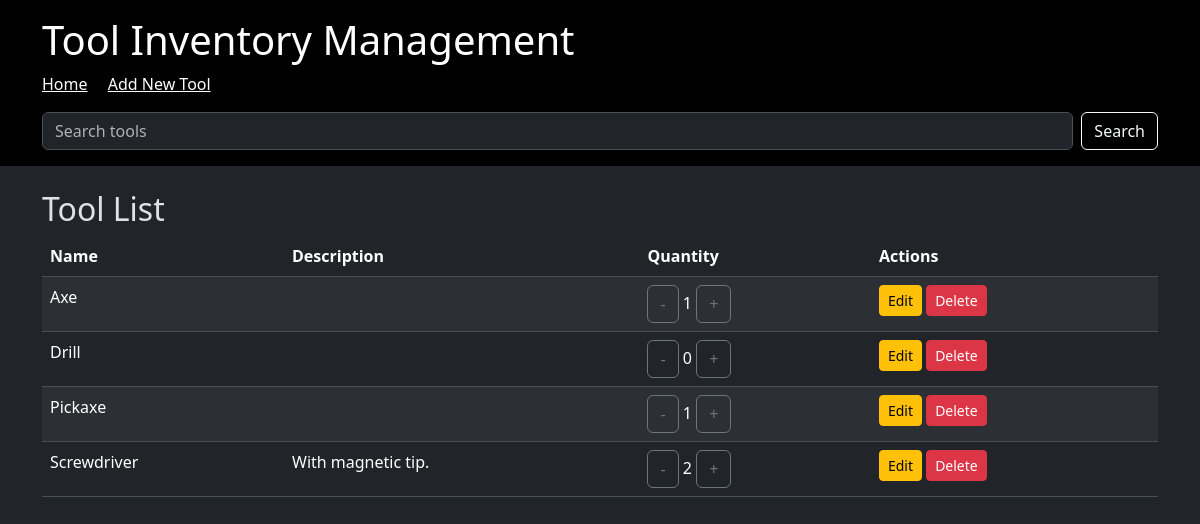
Before: / with the older database file.
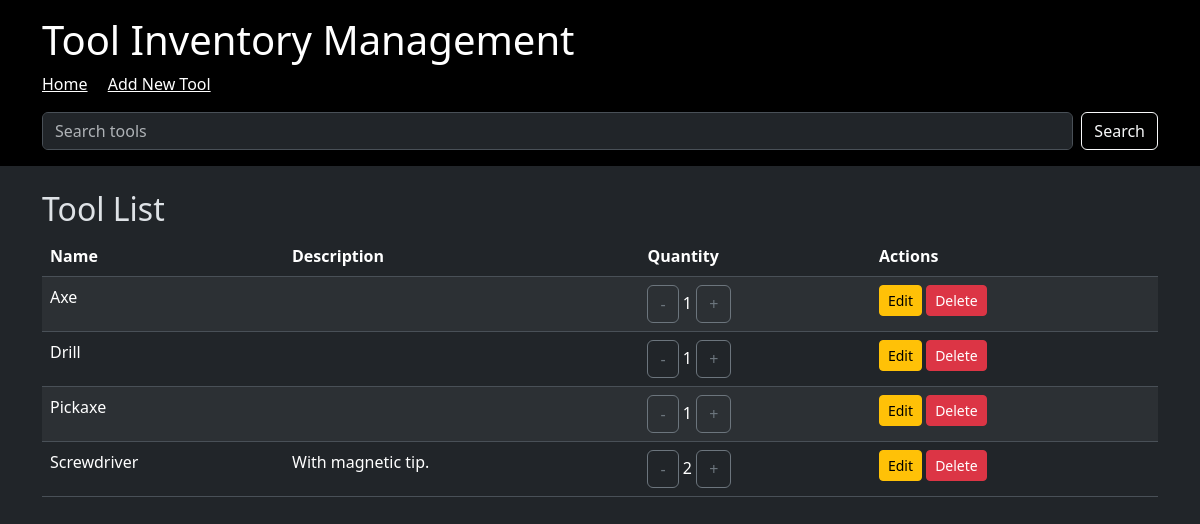
After: the same page with the newer database file.
### src/tool_inventory/models.py (models this page shows)
class Tool(SQLModel, table=True):
    id: UUID = Field(default_factory=uuid4, primary_key=True)
    name: str = Field(index=True, nullable=False, min_length=1)
    quantity: int = Field(default=0, ge=0)
    description: str = ""
    image: str = ""

### src/tool_inventory/routers/webapp.py (the view)
@router.get("/")
async def web_read_tools(
    request: Request,
) -> HTMLResponse:
    with Session(engine) as session:
        db = Database(session)
        tools = db.get_tools()
        return templates.TemplateResponse(
            "index.html",
            {"request": request, "tools": tools},
        )

### src/tool_inventory/templates/index.html (shortened to what this page needs)
{% extends "base.html" %}
{% block content %}
    <h2>Tool List</h2>
    <table class="table table-striped">
        <thead>
            <tr>
                <th>Name</th>
                <th>Description</th>
                <th>Quantity</th>
                <th>Actions</th>
            </tr>
        </thead>
        <tbody>
            {% for tool in tools %}
                <tr id="tool-{{ tool.id }}">
                    <td>{{ tool.name }}</td>
                    <td>{{ tool.description }}</td>
                    <td>
                        <form action="{{ url_for('web_update_quantity', tool_id=tool.id) }}" method="post" target="quantity-iframe-{{ tool.id }}" style="display:inline;">
                            <button type="submit" name="action" value="decrement" class="btn btn-outline-secondary">-</button>
                            <span id="quantity-{{ tool.id }}">{{ tool.quantity }}</span>
                            <button type="submit" name="action" value="increment" class="btn btn-outline-secondary">+</button>
                        </form>
                    </td>
                    <td>
                        <a href="{{ url_for('web_edit_tool', tool_id=tool.id) }}" class="btn btn-sm btn-warning">Edit</a>
                        <form action="{{ url_for('web_delete_tool', tool_id=tool.id) }}" method="post" target="tool-delete-{{ tool.id }}" class="d-inline">
                            <button type="submit" class="btn btn-sm btn-danger">Delete</button>
                        </form>
                    </td>
                </tr>
            {% endfor %}
        </tbody>
    </table>
{% endblock %}

Changed rows visible on the page:
changed Tool "Drill": quantity "0" → "1"
